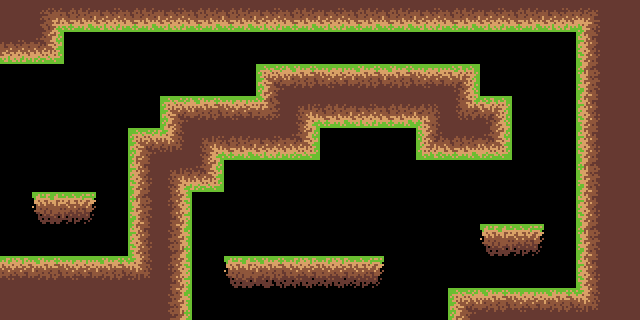

Tiled map render using the project's own tile images. Description and the whole map definition, tile-layer contents included, below:
An orthogonal 20x10 tile map with 32x32 px tiles, 1 tile layer (Tile Layer 1) and 16 objects.

<map version="1.0" orientation="orthogonal" renderorder="right-up" width="20" height="10" tilewidth="32" tileheight="32" nextobjectid="22">
 <tileset firstgid="1" name="ground" tilewidth="32" tileheight="32" tilecount="70" columns="10">
  <image source="../../Tilemaps/ground_sprites.png" width="320" height="224" />
 </tileset>
 <layer name="Tile Layer 1" width="20" height="10">
  <data encoding="csv">
70,2,3,4,5,6,7,3,4,3,4,5,3,4,5,6,7,8,9,70,
8,12,0,0,0,0,0,0,0,0,0,0,0,0,0,0,0,0,30,70,
0,0,0,0,0,0,0,0,59,64,65,66,64,65,52,0,0,0,40,70,
0,0,0,0,0,59,64,65,69,11,3,4,5,20,51,52,0,0,50,70,
0,0,0,0,59,60,11,3,4,12,0,0,0,19,7,12,0,0,30,70,
0,0,0,0,30,11,12,0,0,0,0,0,0,0,0,0,0,0,40,70,
0,33,38,0,40,31,0,0,0,0,0,0,0,0,0,0,0,0,30,70,
0,0,0,0,50,21,0,0,0,0,0,0,0,0,0,33,38,0,40,70,
63,64,65,68,60,31,0,33,34,35,37,38,0,0,0,0,0,0,50,70,
61,61,61,61,61,41,0,0,0,0,0,0,0,0,59,64,65,66,60,70
</data>
 </layer>
 <objectgroup name="Colliders">
  <object id="1" x="0" y="0" width="64" height="64" />
  <object id="3" x="576" y="32" width="64" height="288" />
  <object id="4" x="448" y="288" width="128" height="32" />
  <object id="5" x="224" y="256" width="160" height="32" />
  <object id="6" x="480" y="224" width="64" height="32" />
  <object id="7" x="32" y="192" width="64" height="32" />
  <object id="9" x="0" y="256" width="192" height="64" />
  <object id="10" x="128" y="128" width="32" height="128" />
  <object id="11" x="192" y="96" height="160" />
  <object id="12" x="192" y="96" width="32" height="96" />
  <object id="13" x="224" y="96" width="96" height="64" />
  <object id="15" x="256" y="64" width="224" height="32" />
  <object id="16" x="320" y="96" width="192" height="32" />
  <object id="18" x="416" y="128" width="96" height="32" />
  <object id="20" x="64" y="0" width="576" height="32" />
  <object id="21" x="160" y="96" width="32" height="160" />
 </objectgroup>
</map>